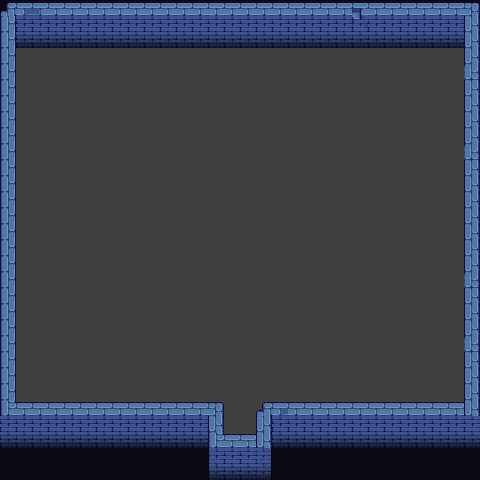

This game map was drawn from its Tiled (.tmx) file and the tilesets committed beside it. A one-line description and the trimmed map source follow:
An orthogonal 30x30 tile map with 16x16 px tiles, 3 tile layers (Base, Ground, Upper), 3 tilesets and 17 objects (4x Color Blocker, 3x WorldObject, 2x Triggered Door 1, 2x Floor Switch, Entrance, ...).

<map version="1.9" tiledversion="1.9.0" orientation="orthogonal" renderorder="right-down" width="30" height="30" tilewidth="16" tileheight="16" infinite="0" nextlayerid="7" nextobjectid="46">
 <properties>
  <property name="Dungeon" value="Forest" />
  <property name="MapAbove" value="" />
  <property name="MapType" value="Forest" />
 </properties>
 <tileset firstgid="1" source="../Tilesets/stock_dungeon_walls.tsx" />
 <tileset firstgid="484" source="../Tilesets/stock_dungeon_floor.tsx" />
 <tileset firstgid="822" source="../Tilesets/stock_dungeon_stairs.tsx" />
 <layer id="1" name="Base" width="30" height="30">
  <data>[900 cells, 900 non-empty, 2 distinct tile ids]</data>
 </layer>
 <layer id="2" name="Ground" width="30" height="30">
  <data>[900 cells, 200 non-empty, 18 distinct tile ids]</data>
 </layer>
 <layer id="3" name="Upper" width="30" height="30">
  <data>[900 cells, 28 non-empty, 4 distinct tile ids]</data>
 </layer>
 <objectgroup id="4" name="Travel">
  <object id="3" name="Entrance" x="224" y="444" width="32" height="4">
   <properties>
    <property name="EntranceDir" value="Up" />
    <property name="Map" value="mapWoods_Small" />
   </properties>
  </object>
 </objectgroup>
 <objectgroup id="5" name="MapObject">
  <object id="5" name="WorldObject" x="176" y="160" width="16" height="16">
   <properties>
    <property name="ObjectID" type="int" value="118" />
   </properties>
  </object>
  <object id="10" name="Triggered Door 1" x="48" y="144" width="32" height="16">
   <properties>
    <property name="MatchTrigger" value="Dungeon_1" />
    <property name="ObjectID" type="int" value="76" />
    <property name="OutTrigger" value="" />
    <property name="TriggerNumber" type="int" value="1" />
   </properties>
  </object>
  <object id="12" name="Key Door" x="448" y="32" width="32" height="16">
   <properties>
    <property name="KeyDoor" type="bool" value="true" />
    <property name="ObjectID" type="int" value="73" />
   </properties>
  </object>
  <object id="14" name="Spiked Ball" x="16" y="48" width="16" height="48">
   <properties>
    <property name="Move" value="Right" />
    <property name="ObjectID" type="int" value="86" />
   </properties>
  </object>
  <object id="15" name="Spikes" x="208" y="384" width="64" height="32">
   <properties>
    <property name="ObjectID" type="int" value="85" />
    <property name="Timer" type="float" value="1" />
   </properties>
  </object>
  <object id="35" name="Color Blocker" x="384" y="80" width="16" height="16">
   <properties>
    <property name="ObjectID" type="int" value="66" />
   </properties>
  </object>
  <object id="36" name="Color Blocker" x="320" y="112" width="16" height="48">
   <properties>
    <property name="ObjectID" type="int" value="67" />
   </properties>
  </object>
  <object id="37" name="Color Switch" x="256" y="208" width="16" height="16">
   <properties>
    <property name="ObjectID" type="int" value="68" />
   </properties>
  </object>
  <object id="38" name="Color Blocker" x="448" y="80" width="16" height="80">
   <properties>
    <property name="ObjectID" type="int" value="67" />
   </properties>
  </object>
  <object id="39" name="Color Blocker" x="288" y="208" width="80" height="16">
   <properties>
    <property name="ObjectID" type="int" value="66" />
   </properties>
  </object>
  <object id="40" name="Floor Switch" x="112" y="176" width="16" height="16">
   <properties>
    <property name="HoldDown" type="bool" value="true" />
    <property name="ObjectID" type="int" value="145" />
    <property name="OutTrigger" value="Dungeon_1" />
   </properties>
  </object>
  <object id="41" name="WorldObject" x="208" y="208" width="16" height="16">
   <properties>
    <property name="Movable" type="bool" value="true" />
    <property name="ObjectID" type="int" value="144" />
   </properties>
  </object>
  <object id="42" name="WorldObject" x="144" y="176" width="16" height="16">
   <properties>
    <property name="Movable" type="bool" value="true" />
    <property name="ObjectID" type="int" value="144" />
   </properties>
  </object>
  <object id="43" name="Floor Switch" x="240" y="176" width="16" height="16">
   <properties>
    <property name="HoldDown" type="bool" value="true" />
    <property name="ObjectID" type="int" value="145" />
    <property name="OnlyOnce" type="bool" value="true" />
    <property name="OutTrigger" value="Dungeon_2" />
   </properties>
  </object>
  <object id="44" name="Triggered Door 1" x="256" y="144" width="32" height="16">
   <properties>
    <property name="MatchTrigger" value="Dungeon_2" />
    <property name="ObjectID" type="int" value="76" />
    <property name="OutTrigger" value="" />
    <property name="TriggerNumber" type="int" value="1" />
   </properties>
  </object>
  <object id="45" name="Yulia's Recipes" x="240" y="80" width="16" height="16">
   <properties>
    <property name="ItemID" type="int" value="190" />
   </properties>
  </object>
 </objectgroup>
 <objectgroup id="6" name="Character" visible="0" />
</map>
